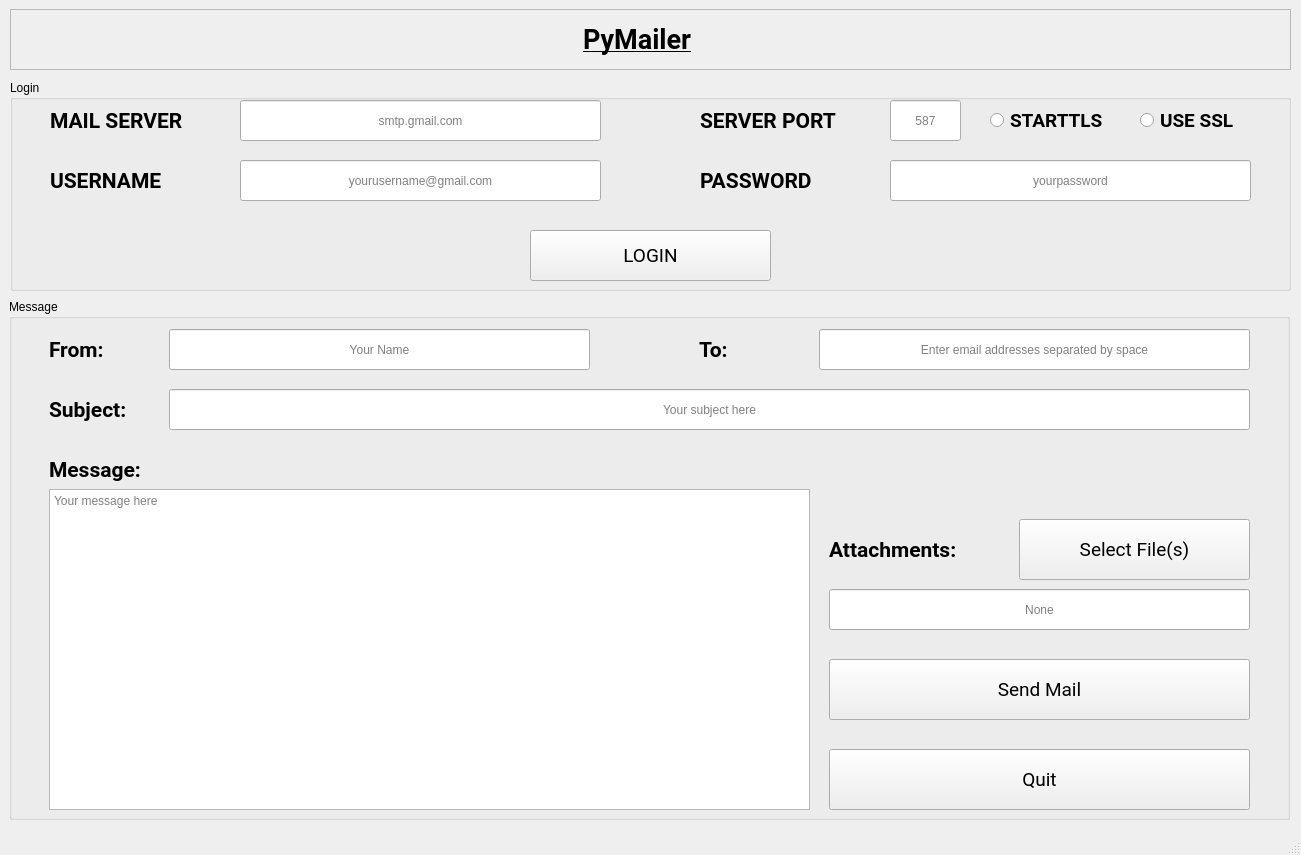
<?xml version="1.0" encoding="UTF-8"?>
<ui version="4.0">
 <class>MainWindow</class>
 <widget class="QMainWindow" name="MainWindow">
  <property name="geometry">
   <rect>
    <x>0</x>
    <y>0</y>
    <width>1301</width>
    <height>855</height>
   </rect>
  </property>
  <property name="windowTitle">
   <string>MainWindow</string>
  </property>
  <widget class="QWidget" name="centralwidget">
   <widget class="QFrame" name="titleFrame">
    <property name="geometry">
     <rect>
      <x>10</x>
      <y>9</y>
      <width>1281</width>
      <height>61</height>
     </rect>
    </property>
    <property name="frameShape">
     <enum>QFrame::StyledPanel</enum>
    </property>
    <property name="frameShadow">
     <enum>QFrame::Raised</enum>
    </property>
    <widget class="QLabel" name="titleLabel">
     <property name="geometry">
      <rect>
       <x>573</x>
       <y>10</y>
       <width>141</width>
       <height>41</height>
      </rect>
     </property>
     <property name="font">
      <font>
       <family>Roboto</family>
       <pointsize>20</pointsize>
       <weight>75</weight>
       <bold>true</bold>
       <underline>true</underline>
      </font>
     </property>
     <property name="text">
      <string>PyMailer</string>
     </property>
    </widget>
   </widget>
   <widget class="QGroupBox" name="loginGroupBox">
    <property name="geometry">
     <rect>
      <x>10</x>
      <y>80</y>
      <width>1281</width>
      <height>211</height>
     </rect>
    </property>
    <property name="title">
     <string>Login</string>
    </property>
    <widget class="QLineEdit" name="mailserverLineEdit">
     <property name="geometry">
      <rect>
       <x>230</x>
       <y>20</y>
       <width>361</width>
       <height>41</height>
      </rect>
     </property>
     <property name="alignment">
      <set>Qt::AlignCenter</set>
     </property>
     <property name="placeholderText">
      <string>smtp.gmail.com</string>
     </property>
    </widget>
    <widget class="QLabel" name="mailserverLabel">
     <property name="geometry">
      <rect>
       <x>40</x>
       <y>20</y>
       <width>171</width>
       <height>41</height>
      </rect>
     </property>
     <property name="font">
      <font>
       <family>Roboto</family>
       <pointsize>16</pointsize>
       <weight>75</weight>
       <bold>true</bold>
       <underline>false</underline>
      </font>
     </property>
     <property name="text">
      <string>MAIL SERVER</string>
     </property>
    </widget>
    <widget class="QLineEdit" name="serverportLineEdit">
     <property name="geometry">
      <rect>
       <x>880</x>
       <y>20</y>
       <width>71</width>
       <height>41</height>
      </rect>
     </property>
     <property name="text">
      <string/>
     </property>
     <property name="alignment">
      <set>Qt::AlignCenter</set>
     </property>
     <property name="placeholderText">
      <string>587</string>
     </property>
    </widget>
    <widget class="QLabel" name="serverportLabel">
     <property name="geometry">
      <rect>
       <x>690</x>
       <y>20</y>
       <width>181</width>
       <height>41</height>
      </rect>
     </property>
     <property name="font">
      <font>
       <family>Roboto</family>
       <pointsize>16</pointsize>
       <weight>75</weight>
       <bold>true</bold>
       <underline>false</underline>
      </font>
     </property>
     <property name="text">
      <string>SERVER PORT</string>
     </property>
    </widget>
    <widget class="QLineEdit" name="usernameLineEdit">
     <property name="geometry">
      <rect>
       <x>230</x>
       <y>80</y>
       <width>361</width>
       <height>41</height>
      </rect>
     </property>
     <property name="alignment">
      <set>Qt::AlignCenter</set>
     </property>
     <property name="placeholderText">
      <string>yourusername@gmail.com</string>
     </property>
    </widget>
    <widget class="QLabel" name="usernameLabel">
     <property name="geometry">
      <rect>
       <x>40</x>
       <y>80</y>
       <width>171</width>
       <height>41</height>
      </rect>
     </property>
     <property name="font">
      <font>
       <family>Roboto</family>
       <pointsize>16</pointsize>
       <weight>75</weight>
       <bold>true</bold>
       <underline>false</underline>
      </font>
     </property>
     <property name="text">
      <string>USERNAME</string>
     </property>
    </widget>
    <widget class="QLabel" name="passwordLabel">
     <property name="geometry">
      <rect>
       <x>690</x>
       <y>80</y>
       <width>171</width>
       <height>41</height>
      </rect>
     </property>
     <property name="font">
      <font>
       <family>Roboto</family>
       <pointsize>16</pointsize>
       <weight>75</weight>
       <bold>true</bold>
       <underline>false</underline>
      </font>
     </property>
     <property name="text">
      <string>PASSWORD</string>
     </property>
    </widget>
    <widget class="QLineEdit" name="passwordLineEdit">
     <property name="geometry">
      <rect>
       <x>880</x>
       <y>80</y>
       <width>361</width>
       <height>41</height>
      </rect>
     </property>
     <property name="alignment">
      <set>Qt::AlignCenter</set>
     </property>
     <property name="placeholderText">
      <string>yourpassword</string>
     </property>
    </widget>
    <widget class="QRadioButton" name="starttlsRadioButton">
     <property name="geometry">
      <rect>
       <x>980</x>
       <y>30</y>
       <width>141</width>
       <height>20</height>
      </rect>
     </property>
     <property name="font">
      <font>
       <family>Roboto</family>
       <pointsize>14</pointsize>
       <weight>75</weight>
       <bold>true</bold>
      </font>
     </property>
     <property name="text">
      <string>STARTTLS</string>
     </property>
    </widget>
    <widget class="QRadioButton" name="usesslRadioButton">
     <property name="geometry">
      <rect>
       <x>1130</x>
       <y>30</y>
       <width>121</width>
       <height>20</height>
      </rect>
     </property>
     <property name="font">
      <font>
       <family>Roboto</family>
       <pointsize>14</pointsize>
       <weight>75</weight>
       <bold>true</bold>
      </font>
     </property>
     <property name="text">
      <string>USE SSL</string>
     </property>
    </widget>
    <widget class="QPushButton" name="loginPushButton">
     <property name="geometry">
      <rect>
       <x>520</x>
       <y>150</y>
       <width>241</width>
       <height>51</height>
      </rect>
     </property>
     <property name="font">
      <font>
       <family>Roboto</family>
       <pointsize>14</pointsize>
       <weight>50</weight>
       <bold>false</bold>
      </font>
     </property>
     <property name="text">
      <string>LOGIN</string>
     </property>
    </widget>
   </widget>
   <widget class="QGroupBox" name="messageGroupBox">
    <property name="geometry">
     <rect>
      <x>9</x>
      <y>299</y>
      <width>1281</width>
      <height>521</height>
     </rect>
    </property>
    <property name="title">
     <string>Message</string>
    </property>
    <widget class="QLabel" name="fromLabel">
     <property name="geometry">
      <rect>
       <x>40</x>
       <y>30</y>
       <width>71</width>
       <height>41</height>
      </rect>
     </property>
     <property name="font">
      <font>
       <family>Roboto</family>
       <pointsize>16</pointsize>
       <weight>75</weight>
       <bold>true</bold>
       <underline>false</underline>
      </font>
     </property>
     <property name="text">
      <string>From:</string>
     </property>
    </widget>
    <widget class="QLineEdit" name="fromLineEdit">
     <property name="geometry">
      <rect>
       <x>160</x>
       <y>30</y>
       <width>421</width>
       <height>41</height>
      </rect>
     </property>
     <property name="alignment">
      <set>Qt::AlignCenter</set>
     </property>
     <property name="placeholderText">
      <string>Your Name</string>
     </property>
    </widget>
    <widget class="QLabel" name="toLabel">
     <property name="geometry">
      <rect>
       <x>690</x>
       <y>30</y>
       <width>71</width>
       <height>41</height>
      </rect>
     </property>
     <property name="font">
      <font>
       <family>Roboto</family>
       <pointsize>16</pointsize>
       <weight>75</weight>
       <bold>true</bold>
       <underline>false</underline>
      </font>
     </property>
     <property name="text">
      <string>To:</string>
     </property>
    </widget>
    <widget class="QLineEdit" name="subjectLineEdit">
     <property name="geometry">
      <rect>
       <x>160</x>
       <y>90</y>
       <width>1081</width>
       <height>41</height>
      </rect>
     </property>
     <property name="alignment">
      <set>Qt::AlignCenter</set>
     </property>
     <property name="placeholderText">
      <string>Your subject here</string>
     </property>
    </widget>
    <widget class="QLabel" name="subjectLabel">
     <property name="geometry">
      <rect>
       <x>40</x>
       <y>90</y>
       <width>101</width>
       <height>41</height>
      </rect>
     </property>
     <property name="font">
      <font>
       <family>Roboto</family>
       <pointsize>16</pointsize>
       <weight>75</weight>
       <bold>true</bold>
       <underline>false</underline>
      </font>
     </property>
     <property name="text">
      <string>Subject:</string>
     </property>
    </widget>
    <widget class="QLineEdit" name="toLineEdit">
     <property name="geometry">
      <rect>
       <x>810</x>
       <y>30</y>
       <width>431</width>
       <height>41</height>
      </rect>
     </property>
     <property name="alignment">
      <set>Qt::AlignCenter</set>
     </property>
     <property name="placeholderText">
      <string>Enter email addresses separated by space</string>
     </property>
    </widget>
    <widget class="QPlainTextEdit" name="messagePlainTextEdit">
     <property name="geometry">
      <rect>
       <x>40</x>
       <y>190</y>
       <width>761</width>
       <height>321</height>
      </rect>
     </property>
     <property name="placeholderText">
      <string>Your message here</string>
     </property>
    </widget>
    <widget class="QLabel" name="messageLabel">
     <property name="geometry">
      <rect>
       <x>40</x>
       <y>150</y>
       <width>121</width>
       <height>41</height>
      </rect>
     </property>
     <property name="font">
      <font>
       <family>Roboto</family>
       <pointsize>16</pointsize>
       <weight>75</weight>
       <bold>true</bold>
       <underline>false</underline>
      </font>
     </property>
     <property name="text">
      <string>Message:</string>
     </property>
    </widget>
    <widget class="QLabel" name="attachmentsLabel">
     <property name="geometry">
      <rect>
       <x>820</x>
       <y>230</y>
       <width>171</width>
       <height>41</height>
      </rect>
     </property>
     <property name="font">
      <font>
       <family>Roboto</family>
       <pointsize>16</pointsize>
       <weight>75</weight>
       <bold>true</bold>
       <underline>false</underline>
      </font>
     </property>
     <property name="text">
      <string>Attachments:</string>
     </property>
    </widget>
    <widget class="QPushButton" name="attachmentsPushButton">
     <property name="geometry">
      <rect>
       <x>1010</x>
       <y>220</y>
       <width>231</width>
       <height>61</height>
      </rect>
     </property>
     <property name="font">
      <font>
       <family>Roboto</family>
       <pointsize>14</pointsize>
       <weight>50</weight>
       <bold>false</bold>
      </font>
     </property>
     <property name="text">
      <string>Select File(s)</string>
     </property>
    </widget>
    <widget class="QPushButton" name="sendmailPushButton">
     <property name="geometry">
      <rect>
       <x>820</x>
       <y>360</y>
       <width>421</width>
       <height>61</height>
      </rect>
     </property>
     <property name="font">
      <font>
       <family>Roboto</family>
       <pointsize>14</pointsize>
       <weight>50</weight>
       <bold>false</bold>
      </font>
     </property>
     <property name="text">
      <string>Send Mail</string>
     </property>
    </widget>
    <widget class="QPushButton" name="quitPushButton">
     <property name="geometry">
      <rect>
       <x>820</x>
       <y>450</y>
       <width>421</width>
       <height>61</height>
      </rect>
     </property>
     <property name="font">
      <font>
       <family>Roboto</family>
       <pointsize>14</pointsize>
       <weight>50</weight>
       <bold>false</bold>
      </font>
     </property>
     <property name="text">
      <string>Quit</string>
     </property>
    </widget>
    <widget class="QLineEdit" name="attachmentsLineEdit">
     <property name="enabled">
      <bool>true</bool>
     </property>
     <property name="geometry">
      <rect>
       <x>820</x>
       <y>290</y>
       <width>421</width>
       <height>41</height>
      </rect>
     </property>
     <property name="text">
      <string/>
     </property>
     <property name="alignment">
      <set>Qt::AlignCenter</set>
     </property>
     <property name="readOnly">
      <bool>true</bool>
     </property>
     <property name="placeholderText">
      <string>None</string>
     </property>
    </widget>
   </widget>
  </widget>
  <widget class="QStatusBar" name="statusbar"/>
 </widget>
 <resources/>
 <connections/>
</ui>
